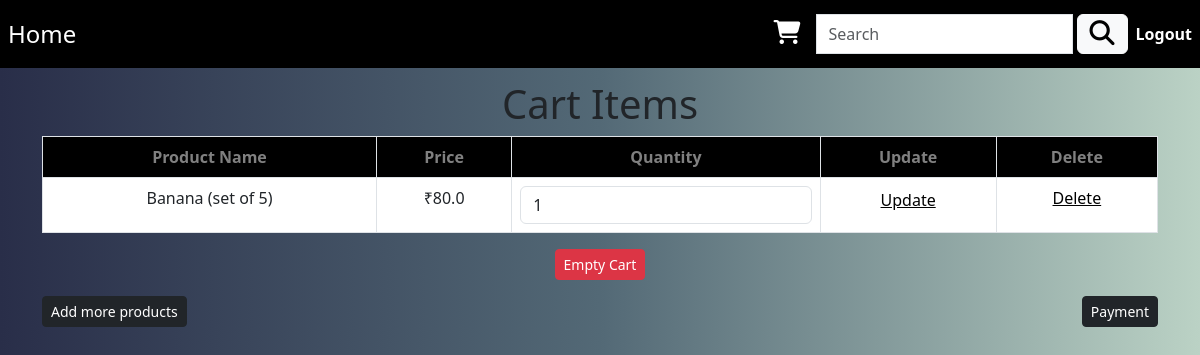
Screenshot of /view_cart (signed in) with the database file from the repository.
### database.py (models this page shows)
class Cart(db.Model):
    id = db.Column(db.Integer, primary_key=True)
    user_id = db.Column(db.Integer, db.ForeignKey('user.id'), nullable=False)
    product_id = db.Column(db.Integer, db.ForeignKey('product.id'), nullable=False)
    quantity = db.Column(db.Integer, nullable=False)
    product = db.relationship('Product', backref='carts', primaryjoin='Cart.product_id == Product.id')
    user = db.relationship('User', backref='carts', primaryjoin='Cart.user_id == User.id')

class Product(db.Model):
    id = db.Column(db.Integer, primary_key=True)
    name = db.Column(db.String(100), nullable=False)
    price = db.Column(db.Float, nullable=False)
    stock = db.Column(db.Integer, nullable=False)
    description = db.Column(db.Text, nullable=False)
    category_id = db.Column(db.Integer, db.ForeignKey('category.id'), nullable=True)

### app.py (the view, shortened to what this page needs)
@app.route('/view_cart', methods=['GET', 'POST'])
def view_cart():
    user_id = session.get('user_id')
    cart_items = Cart.query.filter_by(user_id=user_id).all()
    return render_template('view_cart.html', cart_items=cart_items)

### app.py (called while the page is built)
@login_manager.user_loader
def load_user(user_id):
    return User.query.get(int(user_id))

### templates/view_cart.html (shortened to what this page needs)
<!DOCTYPE html>
<html lang="en">
<head>
    <link rel="stylesheet" href="https://cdn.jsdelivr.net/npm/bootstrap@5.3.0/dist/css/bootstrap.min.css">
    <link rel="stylesheet" href="https://cdn.jsdelivr.net/npm/bootstrap-icons@1.7.4/font/bootstrap-icons.css">
    <link rel="stylesheet" href="static/style.css">
    <link rel="stylesheet" href="https://pro.fontawesome.com/releases/v6.0.0-beta3/css/duotone.min.css"
/>
</head>
<body class="bg-nav">
    <nav class="navbar navbar-expand-lg navbar-dark new-bg">
        <div class="collapse navbar-collapse" id="navbarTogglerDemo03">
            <ul class="navbar-nav mr-auto mt-2 mt-lg-0">
                <li class="nav-item active">
                    <a class="nav-link" href="/user_dashboard" style="font-size: x-large; color: white;"  >Home</a>
                </li>
            </ul>
        </div>
        <form class="form-inline search-form">
            <div class="input-group">
                    <a href="/view_cart" style="color: white; font-size: x-large;">
                        <i class="fa-sharp fa-solid fa-cart-shopping me-3 cart-icon"></i>
                    </a>
                <input class="form-control r" type="search" placeholder="Search" aria-label="Search" value="{{ request.args.get('q', '') }}">
                <div class="input-group-append">
                    <button class="btn btn-light search-button" type="submit">
                        <i class="fas fa-search search-icon"></i>
                    </button>
                </div>
            </div>
        </form>
    <ul class="navbar-nav ml-auto">
        <b><a class="nav-link" href="/" style="color: white;"> Logout</a></b>
    </ul>
    </nav>
    <h1 style="text-align: center; padding-top: 1%;">Cart Items</h1>
    <div class="container">
        <div class="row justify-content-center">
            {% if cart_items %}
            <form method="post" class="d-flex justify-content-center">
                <table class="table table-hover table-bordered td">
                    <tr>
                        <th style="background-color: black; color: grey;">Product Name</th>
                        <th style="background-color: black; color: grey">Price</th>
                        <th style="background-color: black; color: grey">Quantity</th>
                        <th style="background-color: black; color: grey">Update</th>
                        <th style="background-color: black; color: grey">Delete</th>
                    </tr>
                    {% for item in cart_items %}
                        <tr>
                            <td>{{ item.product.name }}</td>
                            <td>₹{{ item.product.price }}</td>
                            <td>
                                <div class="input-group">
                                    <input type="number" class="form-control" name="quantity{{ item.product.id }}" value="{{ item.quantity }}" min="1" max="{{ item.product.stock }}">
                                </div>
                            </td>
                            <td>
                                <button type="submit" class="btn btn-link" style="color: black; padding: 0; text-decoration: underline;">Update</button>
                            </td>
                            <td>
                                <a href="{{ url_for('delete_cart_item', product_id=item.product.id) }}" style="color: black;">Delete</a>
                            </td>
                        </tr>
                    {% endfor %}
                </table>
            </form>
            <form action="/empty_cart" method="post" class="d-flex justify-content-center">
                <button type="submit" class="btn btn-sm btn-danger">Empty Cart</button>
            </form>
            {% else %}
                <div class="col-md-12 mt-30">
                    <p style="text-align: center;">Your cart is empty.</p>
                </div>
            {% endif %}
        </div>
    </div>
    <div class="container mt-3">
        <div class="row">
            <div class="col-6">
                <form action="/user_dashboard" method="get">
                    <button type="submit" class="btn btn-sm btn-dark">Add more products</button>
                </form>
            </div>
            <div class="col-6 text-end">
                <form action="/payment" method="get">
                    <button type="submit" class="btn btn-sm btn-dark">Payment</button>
                </form>
            </div>
        </div>
    </div>
</body>
</html>

### static/style.css (style rules this page uses)
.bg-nav { background: #BBD2C5; background: -webkit-linear-gradient(to right, #292E49, #536976, #BBD2C5); background: linear-gradient(to right, #292E49, #536976, #BBD2C5); }
.new-bg { background: black; }
.navbar-nav { flex-direction: row; align-items: center; }
.navbar-nav.ml-auto { margin-left: auto; }
.search-form { display: flex; align-items: center; }
.search-form .form-control { margin-right: 5px; }
.search-icon { font-size: 25px; }
.search-button { height: 40px; padding: 0 12px; }
.td { text-align: center; }

### rows the page displays
Cart: product.name "Banana (set of 5)", product.price "80.0", quantity "1"
